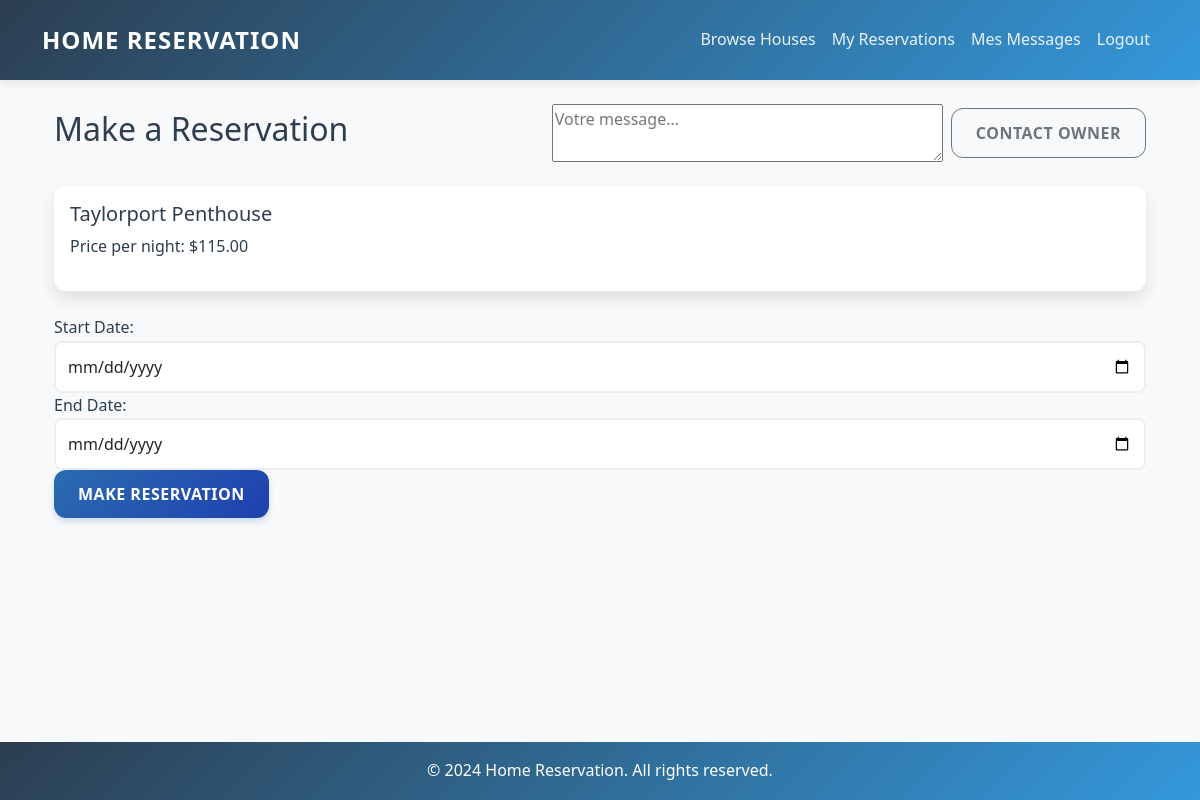
Page /reservations/create/9/ (signed in) on the earlier database version.
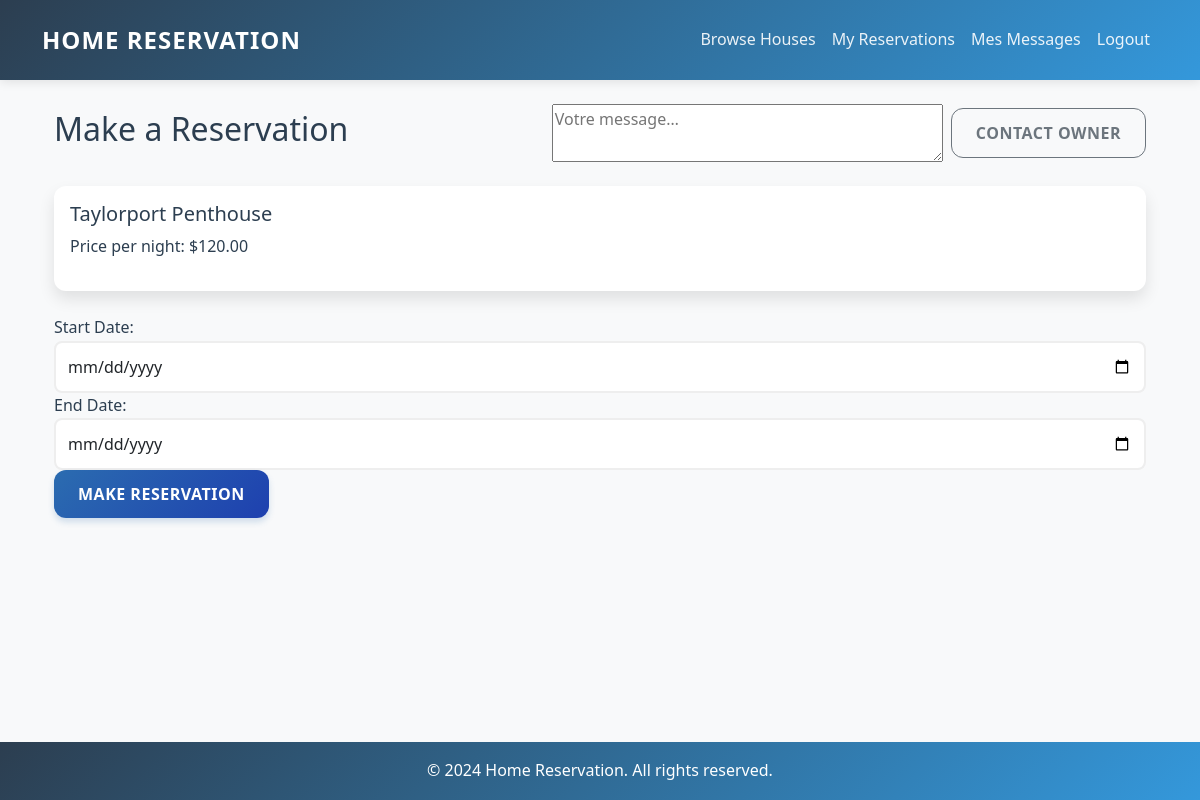
Same page on the later database version.
### maison/models.py (models this page shows, shortened)
class Maison(models.Model):
    titre = models.CharField(max_length=100)
    description = models.TextField()
    adresse = models.CharField(max_length=255)
    prix_par_nuit = models.DecimalField(max_digits=10, decimal_places=2)
    disponible = models.BooleanField(default=True)
    proprietaire = models.ForeignKey(UserProfile, on_delete=models.CASCADE, limit_choices_to={'role': 'proprietaire'})
    image = models.ImageField(upload_to='houses/', null=True, blank=True)  # Add this line

### reservation/views.py (the view)
# urls.py: path('reservations/create/<int:house_id>/', reservation_views.create_reservation, name='create_reservation'),
@login_required
def create_reservation(request, house_id):
    house = get_object_or_404(Maison, id=house_id)
    if request.method == 'POST':
        res_form     = ReservationForm(request.POST)
        message_form = MessageForm(request.POST)
        if 'contact' in request.POST:
            if message_form.is_valid():
                msg = message_form.save(commit=False)
                msg.sender   = request.user
                msg.receiver = house.proprietaire.user
                msg.maison   = house
                msg.save()
                messages.success(request, "Message envoyé au propriétaire ✅")
            else:
                messages.error(request, "Le message est invalide.")
            return redirect('create_reservation', house_id=house.id)
        if 'reserve' in request.POST and res_form.is_valid():
            reservation = res_form.save(commit=False)
            reservation.utilisateur = request.user.userprofile
            reservation.maison      = house
            reservation.statut      = 'en_attente'
            reservation.save()
            return redirect('process_payment', reservation_id=reservation.id)
    else:
        res_form     = ReservationForm()
        message_form = MessageForm()
    return render(request, 'reservation/create.html', {
        'house': house,
        'form': res_form,
        'message_form': message_form,
    })

### reservation/forms.py (shortened to what this page needs)
class ReservationForm(forms.ModelForm):
    class Meta:
        model = Reservation
        fields = ['date_debut', 'date_fin']
        widgets = {
            'date_debut': forms.DateInput(attrs={'type': 'date'}),
            'date_fin': forms.DateInput(attrs={'type': 'date'}),
        }

### messaging/forms.py
class MessageForm(forms.ModelForm):
    content = forms.CharField(
        widget=forms.Textarea(attrs={'rows':2, 'placeholder': 'Votre message…'}),
        label=''
    )
    class Meta:
        model = Message
        fields = ['content']

### templates/reservation/create.html (shortened to what this page needs)
{% extends 'base.html' %}
{% block content %}
<div class="container">
    <div class="d-flex justify-content-between align-items-center mb-4">
        <h2>Make a Reservation</h2>
        <form method="post" class="d-flex align-items-center">
          {{ message_form.content }}
          <button
            type="submit"
            name="contact"
            class="btn btn-outline-secondary ms-2"
          >
            Contact Owner
          </button>
        </form>
      </div>
    <div class="card mb-4">
        <div class="card-body">
            <h5>{{ house.titre }}</h5>
            <p>Price per night: ${{ house.prix_par_nuit }}</p>
        </div>
    </div>
    <form method="POST">
        <div class="form-group">
            <label for="date_debut">Start Date:</label>
            <input type="date" name="date_debut" class="form-control" required>
        </div>
        <div class="form-group">
            <label for="date_fin">End Date:</label>
            <input type="date" name="date_fin" class="form-control" required>
        </div>
        <button type="submit" class="btn btn-primary">Make Reservation</button>
    </form>
</div>
{% endblock %}

Differences in the rows shown:
changed Maison "Taylorport Penthouse": prix_par_nuit "115.00" → "120.00"
